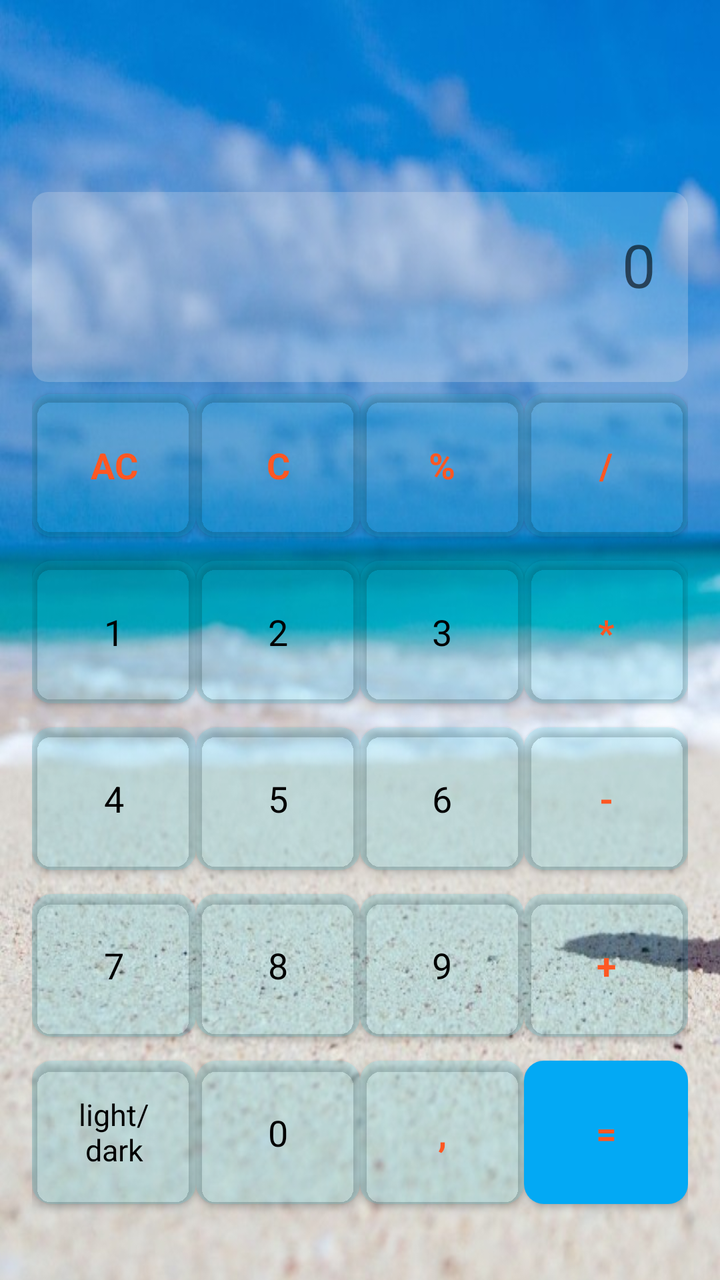
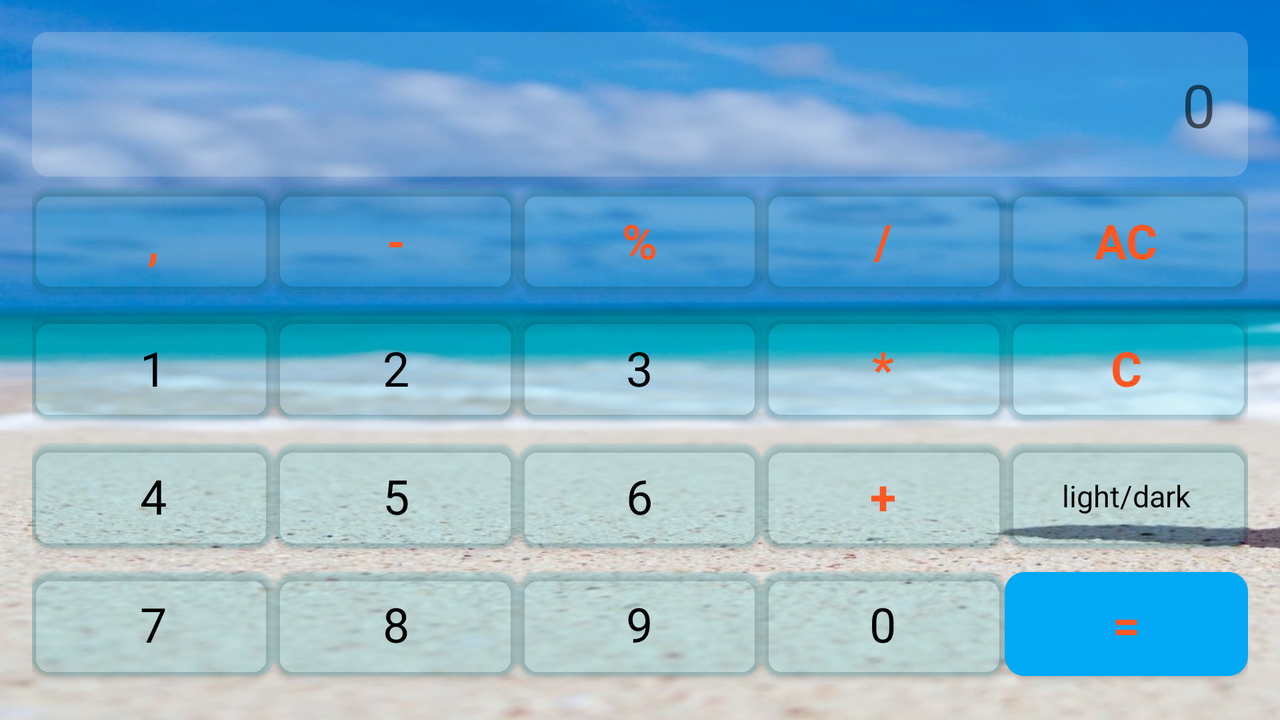

Compare how this app lays out the same screen by default and in its alternative resource folder. The renders come first, then the two layout files and the values they reference.
<!-- AndroidManifest.xml: application theme ThemeCalculator -->
<!-- res/layout/activity_main.xml -->
<?xml version="1.0" encoding="utf-8"?>
<TableLayout xmlns:android="http://schemas.android.com/apk/res/android"
    xmlns:tools="http://schemas.android.com/tools"
    xmlns:app="http://schemas.android.com/apk/res-auto"
    android:layout_width="match_parent"
    android:layout_height="match_parent"
    android:background="@drawable/sea"
    android:orientation="vertical"
    android:padding="@dimen/default_margin"
    tools:context=".MainActivity">

    <LinearLayout
        android:layout_width="match_parent"
        android:layout_height="95dp"
        android:layout_marginTop="80dp"
        android:orientation="horizontal">

        <com.google.android.material.textview.MaterialTextView
            android:id="@+id/text"
            android:layout_width="match_parent"
            android:layout_height="match_parent"
            android:background="@drawable/rectangle_button"
            android:gravity="end"
            android:hint="@string/hint_0"
            android:padding="@dimen/default_margin"
            android:textColor="@color/white"
            android:textSize="@dimen/size_text_view" />

    </LinearLayout>

    <LinearLayout
        android:layout_width="match_parent"
        android:layout_height="match_parent"
        android:layout_marginBottom="@dimen/default_margin"
        android:orientation="vertical">

        <LinearLayout
            android:layout_width="match_parent"
            android:layout_height="0dp"
            android:layout_weight="1"
            android:orientation="horizontal">

            <com.google.android.material.button.MaterialButton
                android:id="@+id/button_AC"
                style="@style/my_style_calc_button_sign"
                android:text="@string/ac" />

            <com.google.android.material.button.MaterialButton
                android:id="@+id/button_C"
                style="@style/my_style_calc_button_sign"
                android:text="@string/c" />

            <com.google.android.material.button.MaterialButton
                android:id="@+id/button_percent"
                style="@style/my_style_calc_button_sign"
                android:text="@string/percent" />

            <com.google.android.material.button.MaterialButton
                android:id="@+id/button_division"
                style="@style/my_style_calc_button_sign"
                android:text="@string/division" />

        </LinearLayout>

        <LinearLayout
            android:layout_width="match_parent"
            android:layout_height="0dp"
            android:layout_weight="1"
            android:orientation="horizontal">

            <com.google.android.material.button.MaterialButton
                android:id="@+id/button_one"
                style="@style/my_style_calc_button_numeral"
                android:text="@string/_1" />

            <com.google.android.material.button.MaterialButton
                android:id="@+id/button_two"
                style="@style/my_style_calc_button_numeral"
                android:text="@string/_2" />

            <com.google.android.material.button.MaterialButton
                android:id="@+id/button_three"
                style="@style/my_style_calc_button_numeral"
                android:text="@string/_3" />

            <com.google.android.material.button.MaterialButton
                android:id="@+id/button_multiplication"
                style="@style/my_style_calc_button_sign"
                android:text="@string/multiplication" />

        </LinearLayout>

        <LinearLayout
            android:layout_width="match_parent"
            android:layout_height="0dp"
            android:layout_weight="1"
            android:orientation="horizontal">

            <com.google.android.material.button.MaterialButton
                android:id="@+id/button_four"
                style="@style/my_style_calc_button_numeral"
                android:text="@string/_4" />

            <com.google.android.material.button.MaterialButton
                android:id="@+id/button_five"
                style="@style/my_style_calc_button_numeral"
                android:text="@string/_5" />

            <com.google.android.material.button.MaterialButton
                android:id="@+id/button_six"
                style="@style/my_style_calc_button_numeral"
                android:text="@string/_6" />

            <com.google.android.material.button.MaterialButton
                android:id="@+id/button_subtraction"
                style="@style/my_style_calc_button_sign"
                android:text="@string/subtraction" />

        </LinearLayout>

        <LinearLayout
            android:layout_width="match_parent"
            android:layout_height="0dp"
            android:layout_weight="1"
            android:orientation="horizontal">

            <com.google.android.material.button.MaterialButton
                android:id="@+id/button_seven"
                style="@style/my_style_calc_button_numeral"
                android:text="@string/_7" />

            <com.google.android.material.button.MaterialButton
                android:id="@+id/button_eight"
                style="@style/my_style_calc_button_numeral"
                android:text="@string/_8" />

            <com.google.android.material.button.MaterialButton
                android:id="@+id/button_nine"
                style="@style/my_style_calc_button_numeral"
                android:text="@string/_9" />

            <com.google.android.material.button.MaterialButton
                android:id="@+id/button_addition"
                style="@style/my_style_calc_button_sign"
                android:text="@string/addition" />

        </LinearLayout>

        <LinearLayout
            android:layout_width="match_parent"
            android:layout_height="0dp"
            android:layout_weight="1"
            android:orientation="horizontal">

            <com.google.android.material.button.MaterialButton
                android:id="@+id/button_choice_of_theme"
                style="@style/my_style_calc_button_numeral"
                android:text="@string/theme"
                android:textSize="@dimen/textSizeTheme" />

            <com.google.android.material.button.MaterialButton
                android:id="@+id/button_zero"
                style="@style/my_style_calc_button_numeral"
                android:text="@string/_0" />

            <com.google.android.material.button.MaterialButton
                android:id="@+id/button_dot"
                style="@style/my_style_calc_button_sign"
                android:text="@string/dot" />

            <com.google.android.material.button.MaterialButton
                android:id="@+id/button_equal"
                style="@style/my_style_calc_button_sign"
                android:text="@string/equal"
                app:backgroundTint="@color/background_tint_equals" />

        </LinearLayout>

    </LinearLayout>

</TableLayout>
<!-- resources referenced by this layout -->
<resources>
  <color name="background_tint_equals">#03A9F4</color>
  <color name="white">#FFFFFFFF</color>
  <dimen name="default_margin">16dp</dimen>
  <dimen name="size_text_view">30sp</dimen>
  <dimen name="textSizeTheme">15sp</dimen>
  <!-- drawable rectangle_button (drawable) -->
  <?xml version="1.0" encoding="utf-8"?>
  <selector xmlns:android="http://schemas.android.com/apk/res/android">
      <item>
          <shape android:shape="rectangle">
              <corners android:radius="8dp" />
              <solid android:color="#3CE9EBEF" />
          </shape>
      </item>
  </selector>
  <!-- drawable sea: jpg bitmap (drawable-v24, 68551 bytes) -->
  <string name="_0">0</string>
  <string name="_1">1</string>
  <string name="_2">2</string>
  <string name="_3">3</string>
  <string name="_4">4</string>
  <string name="_5">5</string>
  <string name="_6">6</string>
  <string name="_7">7</string>
  <string name="_8">8</string>
  <string name="_9">9</string>
  <string name="ac">AC</string>
  <string name="addition">+</string>
  <string name="c">C</string>
  <string name="division">/</string>
  <string name="dot">,</string>
  <string name="equal">=</string>
  <string name="hint_0">0</string>
  <string name="multiplication">*</string>
  <string name="percent">%</string>
  <string name="subtraction">-</string>
  <string name="theme">light/dark</string>
  <style name="my_style_calc_button_numeral" parent="Theme.MaterialComponents.Light">
          <item name="android:layout_width">0dp</item>
          <item name="android:layout_height">match_parent</item>
          <item name="android:layout_weight">1</item>
          <item name="android:textSize">@dimen/textSize</item>
          <item name="android:textColor">@color/button_numeral</item>
          <item name="backgroundTint">#2500BCD4</item>
          <item name="cornerRadius">10dp</item>
      </style>
  <style name="my_style_calc_button_sign" parent="my_style_calc_button_numeral">
          <item name="android:textColor">@color/button_sign</item>
          <item name="android:textStyle">bold</item>
      </style>
  <style name="ThemeCalculator" parent="Theme.MaterialComponents.Light">
          
          <item name="colorPrimary">@color/purple_500</item>
          <item name="colorPrimaryVariant">@color/purple_700</item>
          <item name="colorOnPrimary">@color/white</item>
          
          <item name="colorSecondary">@color/teal_200</item>
          <item name="colorSecondaryVariant">@color/teal_700</item>
          <item name="colorOnSecondary">@color/black</item>
          
          <item name="android:statusBarColor" tools:targetApi="l">?attr/colorPrimaryVariant</item>
          
      </style>
  <dimen name="textSize">18sp</dimen>
  <color name="button_numeral">#000000</color>
  <color name="button_sign">#FF5722</color>
  <color name="purple_500">#FF6200EE</color>
  <color name="purple_700">#FF3700B3</color>
  <color name="teal_200">#FF03DAC5</color>
  <color name="teal_700">#FF018786</color>
  <color name="black">#FF000000</color>
</resources>
<!-- res/layout-land/activity_main.xml (the repository's variant of the layout above) -->
<!-- drawn on the phone turned sideways -->
<?xml version="1.0" encoding="utf-8"?>
<TableLayout xmlns:android="http://schemas.android.com/apk/res/android"
    xmlns:tools="http://schemas.android.com/tools"
    xmlns:app="http://schemas.android.com/apk/res-auto"
    android:layout_width="match_parent"
    android:layout_height="match_parent"
    android:background="@drawable/sea"
    android:orientation="vertical"
    android:padding="@dimen/default_margin"
    tools:context=".MainActivity">

    <LinearLayout
        android:layout_width="wrap_content"
        android:layout_height="wrap_content"
        android:orientation="horizontal">

        <TextView
            android:id="@+id/text"
            android:layout_width="match_parent"
            android:layout_height="match_parent"
            android:layout_centerHorizontal="true"
            android:background="@drawable/rectangle_button"
            android:gravity="right"
            android:hint="@string/hint_0"
            android:padding="16dp"
            android:textColor="@color/white"
            android:textSize="30sp" />

    </LinearLayout>

    <LinearLayout
        android:layout_width="match_parent"
        android:layout_height="match_parent"
        android:layout_below="@id/text"
        android:orientation="vertical">

        <LinearLayout
            android:layout_width="match_parent"
            android:layout_height="0dp"
            android:layout_weight="1"
            android:orientation="horizontal">

            <com.google.android.material.button.MaterialButton
                android:id="@+id/button_dot"
                style="@style/my_style_calc_button_sign"
                android:text="@string/dot" />

            <com.google.android.material.button.MaterialButton
                android:id="@+id/button_subtraction"
                style="@style/my_style_calc_button_sign"
                android:text="@string/subtraction" />

            <com.google.android.material.button.MaterialButton
                android:id="@+id/button_percent"
                style="@style/my_style_calc_button_sign"
                android:text="@string/percent" />

            <com.google.android.material.button.MaterialButton
                android:id="@+id/button_division"
                style="@style/my_style_calc_button_sign"
                android:text="@string/division" />


            <com.google.android.material.button.MaterialButton
                android:id="@+id/button_AC"
                style="@style/my_style_calc_button_sign"
                android:text="@string/ac" />

        </LinearLayout>

        <LinearLayout
            android:layout_width="match_parent"
            android:layout_height="0dp"
            android:layout_weight="1"
            android:orientation="horizontal">

            <com.google.android.material.button.MaterialButton
                android:id="@+id/button_one"
                style="@style/my_style_calc_button_numeral"
                android:text="1" />

            <com.google.android.material.button.MaterialButton
                android:id="@+id/button_two"
                style="@style/my_style_calc_button_numeral"
                android:text="2" />

            <com.google.android.material.button.MaterialButton
                android:id="@+id/button_three"
                style="@style/my_style_calc_button_numeral"
                android:text="3" />

            <com.google.android.material.button.MaterialButton
                android:id="@+id/button_multiplication"
                style="@style/my_style_calc_button_sign"
                android:text="*" />


            <com.google.android.material.button.MaterialButton
                android:id="@+id/button_C"
                style="@style/my_style_calc_button_sign"
                android:text="C" />

        </LinearLayout>

        <LinearLayout
            android:layout_width="match_parent"
            android:layout_height="0dp"
            android:layout_weight="1"
            android:orientation="horizontal">

            <com.google.android.material.button.MaterialButton
                android:id="@+id/button_four"
                style="@style/my_style_calc_button_numeral"
                android:text="4" />

            <com.google.android.material.button.MaterialButton
                android:id="@+id/button_five"
                style="@style/my_style_calc_button_numeral"
                android:text="5" />

            <com.google.android.material.button.MaterialButton
                android:id="@+id/button_six"
                style="@style/my_style_calc_button_numeral"
                android:text="6" />

            <com.google.android.material.button.MaterialButton
                android:id="@+id/button_addition"
                style="@style/my_style_calc_button_sign"
                android:text="+" />

            <com.google.android.material.button.MaterialButton
                android:id="@+id/button_choice_of_theme"
                style="@style/my_style_calc_button_numeral"
                android:text="@string/theme"
                android:textSize="@dimen/textSizeTheme" />


        </LinearLayout>

        <LinearLayout
            android:layout_width="match_parent"
            android:layout_height="0dp"
            android:layout_weight="1"
            android:orientation="horizontal">

            <com.google.android.material.button.MaterialButton
                android:id="@+id/button_seven"
                style="@style/my_style_calc_button_numeral"
                android:text="7" />

            <com.google.android.material.button.MaterialButton
                android:id="@+id/button_eight"
                style="@style/my_style_calc_button_numeral"
                android:text="8" />

            <com.google.android.material.button.MaterialButton
                android:id="@+id/button_nine"
                style="@style/my_style_calc_button_numeral"
                android:text="9" />

            <com.google.android.material.button.MaterialButton
                android:id="@+id/button_zero"
                style="@style/my_style_calc_button_numeral"
                android:text="0" />

            <com.google.android.material.button.MaterialButton
                android:id="@+id/button_equal"
                style="@style/my_style_calc_button_sign"
                android:text="@string/equal"
                app:backgroundTint="@color/background_tint_equals" />

        </LinearLayout>

    </LinearLayout>

</TableLayout>
<!-- resources referenced by the variant -->
<!-- as the phone turned sideways resolves them -->
<resources>
  <color name="background_tint_equals">#03A9F4</color>
  <color name="white">#FFFFFFFF</color>
  <!-- from res/values-land/ -->
  <dimen name="default_margin">16dp</dimen>
  <dimen name="textSizeTheme">15sp</dimen>
  <!-- drawable rectangle_button (drawable) -->
  <?xml version="1.0" encoding="utf-8"?>
  <selector xmlns:android="http://schemas.android.com/apk/res/android">
      <item>
          <shape android:shape="rectangle">
              <corners android:radius="8dp" />
              <solid android:color="#3CE9EBEF" />
          </shape>
      </item>
  </selector>
  <!-- drawable sea: jpg bitmap (drawable-v24, 68551 bytes) -->
  <!-- from res/values-land/ -->
  <string name="ac">AC</string>
  <!-- from res/values-land/ -->
  <string name="division">/</string>
  <!-- from res/values-land/ -->
  <string name="dot">,</string>
  <!-- from res/values-land/ -->
  <string name="equal">=</string>
  <!-- from res/values-land/ -->
  <string name="hint_0">0</string>
  <!-- from res/values-land/ -->
  <string name="percent">%</string>
  <!-- from res/values-land/ -->
  <string name="subtraction">-</string>
  <!-- from res/values-land/ -->
  <string name="theme">light/dark</string>
  <style name="my_style_calc_button_numeral" parent="Theme.MaterialComponents.Light">
          <item name="android:layout_width">0dp</item>
          <item name="android:layout_height">match_parent</item>
          <item name="android:layout_weight">1</item>
          <item name="android:textSize">@dimen/textSize</item>
          <item name="android:textColor">@color/button_numeral</item>
          <item name="backgroundTint">#2500BCD4</item>
          <item name="cornerRadius">10dp</item>
      </style>
  <style name="my_style_calc_button_sign" parent="my_style_calc_button_numeral">
          <item name="android:textColor">@color/button_sign</item>
          <item name="android:textStyle">bold</item>
      </style>
  <style name="ThemeCalculator" parent="Theme.MaterialComponents.Light">
          
          <item name="colorPrimary">@color/purple_500</item>
          <item name="colorPrimaryVariant">@color/purple_700</item>
          <item name="colorOnPrimary">@color/white</item>
          
          <item name="colorSecondary">@color/teal_200</item>
          <item name="colorSecondaryVariant">@color/teal_700</item>
          <item name="colorOnSecondary">@color/black</item>
          
          <item name="android:statusBarColor" tools:targetApi="l">?attr/colorPrimaryVariant</item>
          
      </style>
  <!-- from res/values-land/ -->
  <dimen name="textSize">24sp</dimen>
  <color name="button_numeral">#000000</color>
  <color name="button_sign">#FF5722</color>
  <color name="purple_500">#FF6200EE</color>
  <color name="purple_700">#FF3700B3</color>
  <color name="teal_200">#FF03DAC5</color>
  <color name="teal_700">#FF018786</color>
  <color name="black">#FF000000</color>
</resources>
